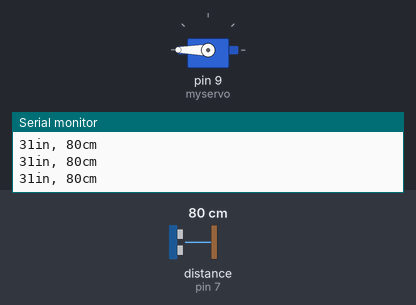
This sketch was run on a simulated Arduino Uno, built with avr-gcc and run on an emulated ATmega328P. On the bench: servo, the last lines printed to the serial monitor. Wiring (inferred from the names in the program): ultrasonic range finder: trigger pin 7; echo pin 7. Inputs (shaded band) come from the test bench; at power-on: distance to the obstacle (sensor on pin 7) 80 cm. The echo pulse lasts 58.3 µs per cm.

Above: at 1.2 s.
1.3 s: distance to the obstacle (sensor on pin 7) set to 9 cm
At 2.2 s:
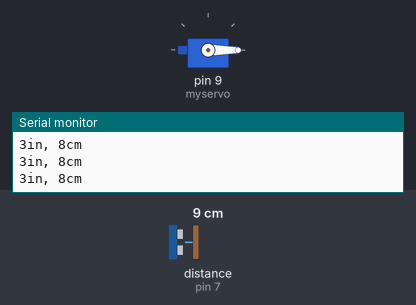
2.9 s: distance to the obstacle (sensor on pin 7) set to 15 cm
At 4.3 s:
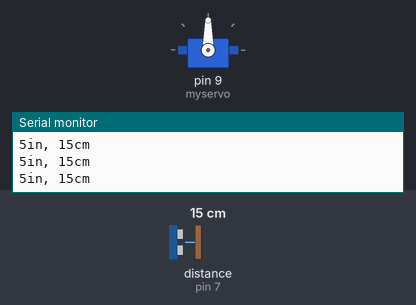
4.6 s: distance to the obstacle (sensor on pin 7) set to 35 cm
At 5.7 s:
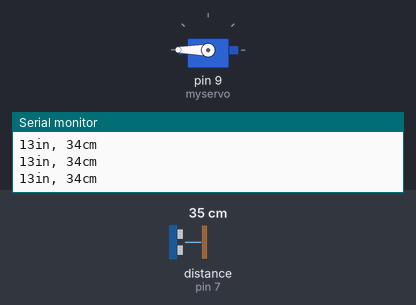
6.2 s: distance to the obstacle (sensor on pin 7) set to 10 cm
At 7.5 s:
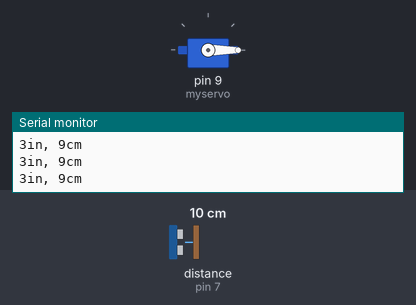
Timing chart, 0 to 8.8 s (numbered marks = the images above; inputs shaded):
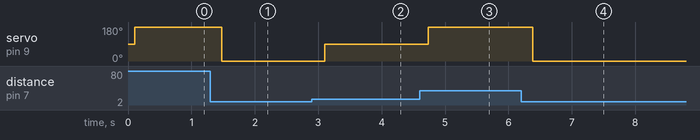

Measured:
- the behaviour switches between 13 and 14 cm on distance to the obstacle (sensor on pin 7) (found by bisection; images 1 and 2)
- after the input at 1.3 s, servo on pin 9 (myservo): 180° → 0° after 0.18 s
- after the input at 2.9 s, servo on pin 9 (myservo): 0° → 90° after 0.20 s
- after the input at 4.6 s, servo on pin 9 (myservo): 90° → 180° after 0.14 s
- after the input at 6.2 s, servo on pin 9 (myservo): 180° → 0° after 0.19 s

The sketch:

Code_circuit_for_production.ino
```cpp
#include <Servo.h>
Servo myservo;
const int pingPin = 7;
int pos = 0;
void setup() {
  // initialize serial communication:
  Serial.begin(9600);
  myservo.attach(9);
}

void loop() {
  // establish variables for duration of the ping, and the distance result
  // in inches and centimeters:
  long duration, inches, cm;

  // The PING))) is triggered by a HIGH pulse of 2 or more microseconds.
  // Give a short LOW pulse beforehand to ensure a clean HIGH pulse:
  pinMode(pingPin, OUTPUT);
  digitalWrite(pingPin, LOW);
  delayMicroseconds(2);
  digitalWrite(pingPin, HIGH);
  delayMicroseconds(5);
  digitalWrite(pingPin, LOW);

  // The same pin is used to read the signal from the PING))): a HIGH pulse
  // whose duration is the time (in microseconds) from the sending of the ping
  // to the reception of its echo off of an object.
  pinMode(pingPin, INPUT);
  duration = pulseIn(pingPin, HIGH);

  // convert the time into a distance
  inches = microsecondsToInches(duration);
  cm = microsecondsToCentimeters(duration);

  Serial.print(inches);
  Serial.print("in, ");
  Serial.print(cm);
  Serial.print("cm");
  Serial.println();

  delay(100);
  if (cm >=5 and cm < 13){
    myservo.write(0);
  }
  else if (cm >=13 and cm < 17){
    myservo.write(90);
  }
  else if (cm >=17){
    myservo.write(180);
  }

}

long microsecondsToInches(long microseconds) {
  // According to Parallax's datasheet for the PING))), there are 73.746
  // microseconds per inch (i.e. sound travels at 1130 feet per second).
  // This gives the distance travelled by the ping, outbound and return,
  // so we divide by 2 to get the distance of the obstacle.
  // See: http://www.parallax.com/dl/docs/prod/acc/28015-PING-v1.3.pdf
  return microseconds / 74 / 2;
}

long microsecondsToCentimeters(long microseconds) {
  // The speed of sound is 340 m/s or 29 microseconds per centimeter.
  // The ping travels out and back, so to find the distance of the object we
  // take half of the distance travelled.
  return microseconds / 29 / 2;
}
```
